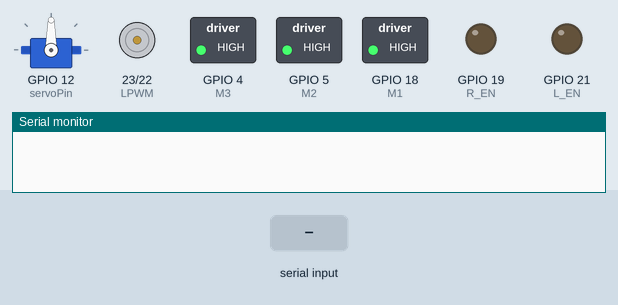
Bench run of a sketch on a simulated ESP32. On the bench: servo, motor-driver pin pairs drawn as motors (green arrow = first pin HIGH = forward, orange = second pin HIGH = backward, longer = more drive), switched loads named in the sketch (green lamp = pin HIGH), output pins drawn as LEDs (lit = HIGH), the last lines printed to the serial monitor. The test bench sets the inputs (shaded band).

Above: at 1.2 s.
1.3 s: "90,45\n" received over Serial
At 2.3 s:
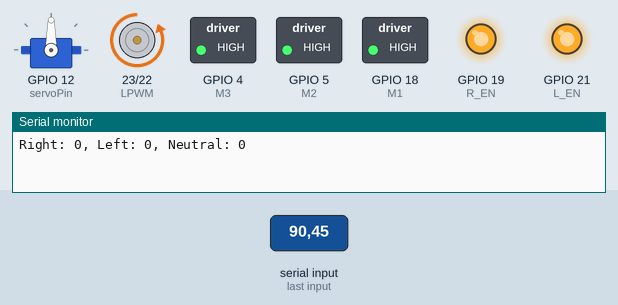
Timing chart, 0 to 4.3 s (numbered marks = the images above; inputs shaded):
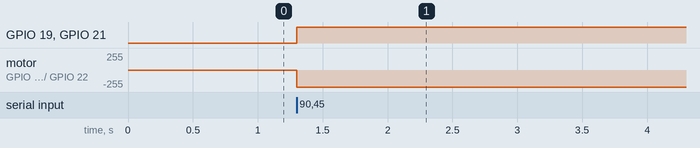

The sketch:

bts7960.ino
```cpp
#include <ESP32Servo.h>

// Pin definitions
int RPWM = 22;
int LPWM = 23;
int L_EN = 21;
int R_EN = 19;
int M1 = 18;
int M2 = 5;
int M3 = 4;
int servoPin = 12; // Servo signal pin (change as needed)

// Servo parameters
Servo myServo; // Servo object
int servoNeutral = 90; // Neutral position (0 degrees = 90, 180 = fully clockwise)
int servoRight = 180; // Full right position
int servoLeft = 0;    // Full left position

// Braking parameters
int currentSpeed = 0; // Tracks current motor speed
const int brakeStep = 30; // Speed decrement step for braking
const int brakeDelay = 5; // Delay between steps in milliseconds

void setup() {
  Serial.begin(115200);

  // Configure motor control pins
  pinMode(RPWM, OUTPUT);
  pinMode(LPWM, OUTPUT);
  pinMode(R_EN, OUTPUT);
  pinMode(L_EN, OUTPUT);
  pinMode(M1, OUTPUT);
  pinMode(M2, OUTPUT);
  pinMode(M3, OUTPUT);

  // Initialize motors and components OFF
  digitalWrite(RPWM, LOW);
  digitalWrite(LPWM, LOW);
  digitalWrite(R_EN, LOW);
  digitalWrite(L_EN, LOW);
  digitalWrite(M1, HIGH);
  digitalWrite(M2, HIGH);
  digitalWrite(M3, HIGH);

  // Attach the servo
  myServo.attach(servoPin, 500, 2500); // Attach the servo with default min/max pulse width (500µs to 2500µs)
  myServo.write(servoNeutral); // Start at neutral position
}

void loop() {
  // Check if data is available on Serial
  if (Serial.available() > 0) {
    // Read the joystick data
    String data = Serial.readStringUntil('\n'); // Read till newline character
    data.trim(); // Remove any extra whitespace

    // Parse the joystick values
    float axis_1 = 0; // Now using axis_0 for servo
    int button_0 = 0, button_1 = 0;
    int right = 0, left = 0, neutral = 0;
    sscanf(data.c_str(), "%f,%d,%d,%d,%d,%d", &axis_1, &button_0, &button_1, &right, &left, &neutral);

    // Control the servo based on button presses
    if (right == 1) {
      // Get current servo position
      int currentPos = myServo.read();

      // Sweep from current position to full right
      for (int pos = currentPos; pos <= servoRight; pos++) {
        myServo.write(pos);  // Move to position
        delay(15); // Short delay for smooth movement
      }
    }
    else if (left == 1) {
      // Get current servo position
      int currentPos = myServo.read();

      // Sweep from current position to full left
      for (int pos = currentPos; pos >= servoLeft; pos--) {
        myServo.write(pos);  // Move to position
        delay(15); // Short delay for smooth movement
      }
    }
    else if (neutral == 1) {
      myServo.write(servoNeutral); // Return servo to neutral position
    }

    // Motor control with axis_1 and braking
    if (button_1 == 1) {
      gradualBrake();
    } else {
      int targetSpeed = map(abs(axis_1) * 100, -100, 100, 0, 255);

      if (axis_1 > -1) { // Forward
        digitalWrite(R_EN, HIGH);
        digitalWrite(L_EN, HIGH);
        analogWrite(RPWM, targetSpeed);
        currentSpeed = targetSpeed;
      } else { // At -1, turn off the motor
        digitalWrite(R_EN, LOW);
        digitalWrite(L_EN, LOW);
        analogWrite(RPWM, 0);
        currentSpeed = 0;
      }
    }

    // Handle button_0 to toggle M1, M2, and M3
    static bool mState = HIGH;
    mState = (button_0 == 1) ? LOW : HIGH;
    digitalWrite(M1, mState);
    digitalWrite(M2, mState);
    digitalWrite(M3, mState);

    // Debugging: Print received values
    Serial.print("Right: ");
    Serial.print(right);
    Serial.print(", Left: ");
    Serial.print(left);
    Serial.print(", Neutral: ");
    Serial.println(neutral);
  }
}

// Function to gradually decrease speed in reverse direction
void gradualBrake() {
  digitalWrite(R_EN, HIGH);
  digitalWrite(L_EN, HIGH);

  while (currentSpeed > 0) {
    currentSpeed -= brakeStep;
    if (currentSpeed < 0) currentSpeed = 0;
    analogWrite(RPWM, currentSpeed);
    delay(brakeDelay);
  }

  digitalWrite(R_EN, LOW);
  digitalWrite(L_EN, LOW);
  analogWrite(RPWM, 0);
}
```

Measured:
- after the input at 1.3 s, GPIO 19 (R_EN), GPIO 21 (L_EN): LOW → HIGH at once; motor on GPIO 23 (LPWM) / GPIO 22 (RPWM): stopped → backward 255/255 at once
